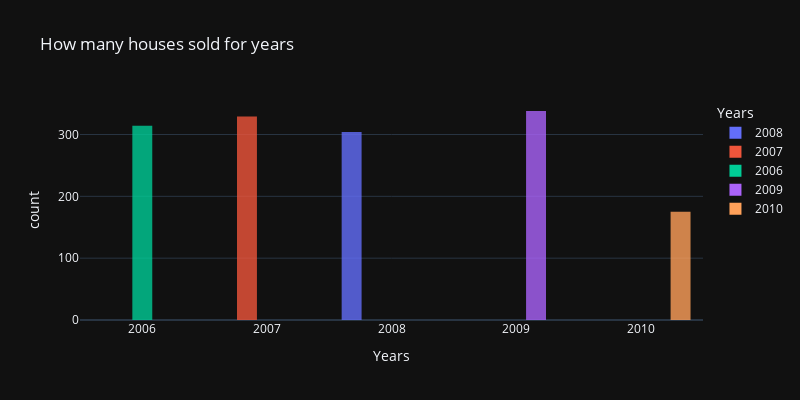

Write notebook code for a chart like this one.
### Code cell
#building histogram to show how many houses sold for years.(with seaborn)

sales=px.histogram(df,x="YrSold",title="How many houses sold for years",color="YrSold",opacity=0.8,
                   barmode="group",labels={"YrSold":"Years"},template="plotly_dark",width=800,height=400);
sales.show()

### Figure 1 — Plotly figure (JSON) as saved in the notebook; plotly's stock layout.template omitted (floating-point values rounded to 4 significant figures; data arrays with more than 128 entries replaced by an {"elided": "..."} marker saying what was removed)
{"data": [{"alignmentgroup": "True", "bingroup": "x", "hovertemplate": "Years=%{x}<br>count=%{y}<extra></extra>", "legendgroup": "2008", "marker": {"color": "#636efa", "opacity": 0.8, "pattern": {"shape": ""}}, "name": "2008", "offsetgroup": "2008", "orientation": "v", "showlegend": true, "type": "histogram", "x": {"elided": "304 int values"}, "xaxis": "x", "yaxis": "y"}, {"alignmentgroup": "True", "bingroup": "x", "hovertemplate": "Years=%{x}<br>count=%{y}<extra></extra>", "legendgroup": "2007", "marker": {"color": "#EF553B", "opacity": 0.8, "pattern": {"shape": ""}}, "name": "2007", "offsetgroup": "2007", "orientation": "v", "showlegend": true, "type": "histogram", "x": {"elided": "329 int values"}, "xaxis": "x", "yaxis": "y"}, {"alignmentgroup": "True", "bingroup": "x", "hovertemplate": "Years=%{x}<br>count=%{y}<extra></extra>", "legendgroup": "2006", "marker": {"color": "#00cc96", "opacity": 0.8, "pattern": {"shape": ""}}, "name": "2006", "offsetgroup": "2006", "orientation": "v", "showlegend": true, "type": "histogram", "x": {"elided": "314 int values"}, "xaxis": "x", "yaxis": "y"}, {"alignmentgroup": "True", "bingroup": "x", "hovertemplate": "Years=%{x}<br>count=%{y}<extra></extra>", "legendgroup": "2009", "marker": {"color": "#ab63fa", "opacity": 0.8, "pattern": {"shape": ""}}, "name": "2009", "offsetgroup": "2009", "orientation": "v", "showlegend": true, "type": "histogram", "x": {"elided": "338 int values"}, "xaxis": "x", "yaxis": "y"}, {"alignmentgroup": "True", "bingroup": "x", "hovertemplate": "Years=%{x}<br>count=%{y}<extra></extra>", "legendgroup": "2010", "marker": {"color": "#FFA15A", "opacity": 0.8, "pattern": {"shape": ""}}, "name": "2010", "offsetgroup": "2010", "orientation": "v", "showlegend": true, "type": "histogram", "x": {"elided": "175 int values"}, "xaxis": "x", "yaxis": "y"}], "layout": {"barmode": "group", "height": 400, "legend": {"title": {"text": "Years"}, "tracegroupgap": 0}, "title": {"text": "How many houses sold for years"}, "width": 800, "xaxis": {"anchor": "y", "categoryarray": [2008, 2007, 2006, 2009, 2010], "categoryorder": "array", "domain": [0, 1], "title": {"text": "Years"}}, "yaxis": {"anchor": "x", "domain": [0, 1], "title": {"text": "count"}}}}
